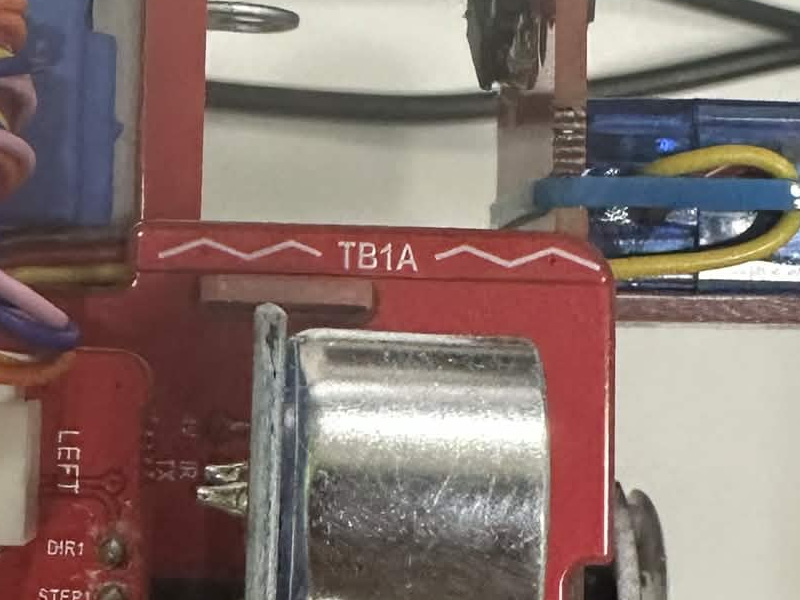
#> input picture tools/leanbot-art/shots/photo-tb1a.png, 800 x 600 px
$ python shrink.py shots/photo-tb1a.png
#> lines starting #> are read from the running program, lines starting #| are printed output that depends on the picture
"""Shrink the lesson pictures render.mjs writes: 256-colour palette, no dithering.

Flat drawings and block screenshots have few colours, so this keeps them identical to the eye
and cuts the files by about 60 % (3.8 MB -> 1.6 MB for Bài 0-4, 22/10/2026).
Needs Pillow (tools/sprites/requirements.txt).
"""

import sys

from PIL import Image

for path in sys.argv[1:]:
    image = Image.open(path).convert("RGB")
#> image is the input picture: PIL image 800x600 RGB; mean R, G, B 135.3, 115.7, 110.6
    image.quantize(colors=256, method=Image.Quantize.MEDIANCUT, dither=Image.Dither.NONE).save(
        path, optimize=True
    )
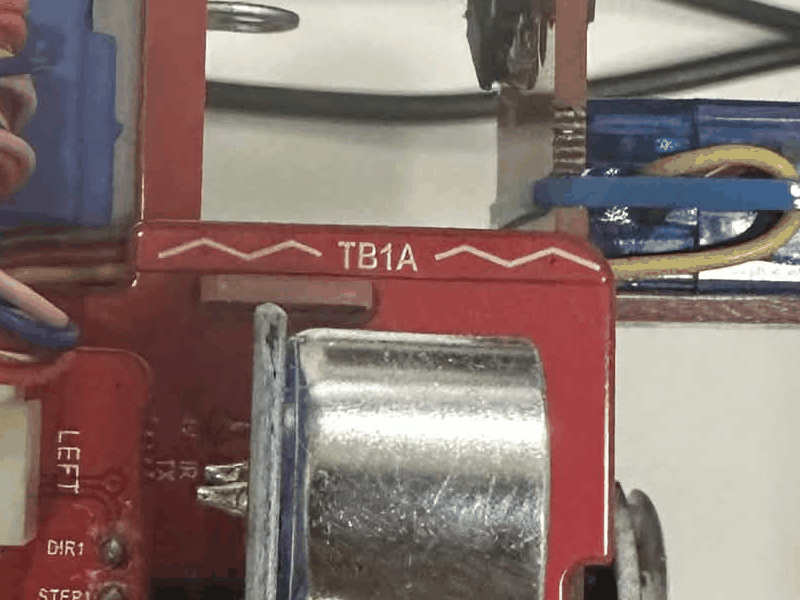
#> saved as photo-tb1a.png: PIL image 800x600 P; mean R, G, B 135.3, 115.7, 110.7
